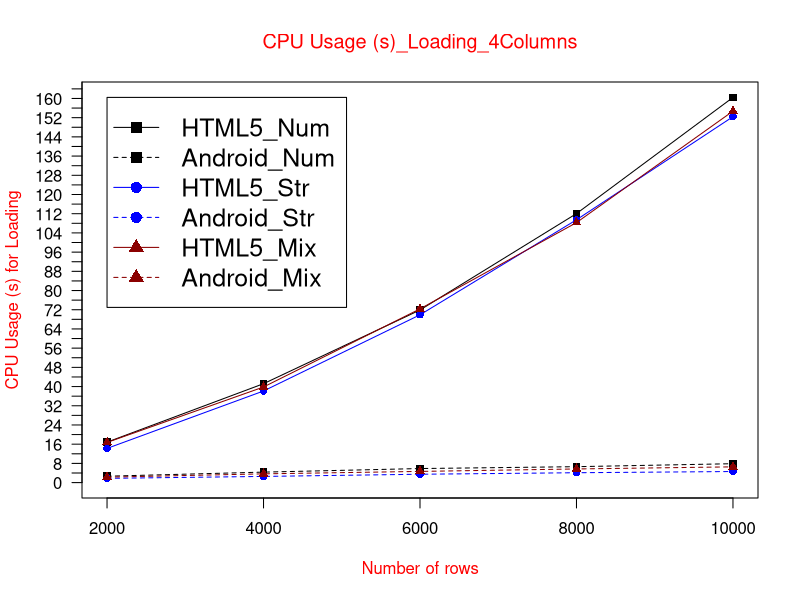

The R source for this figure:
data <- read.table("CU(s)loading4col.txt", header = TRUE)

max_y <- max(data)
plot_colors <- c("black", "blue", "red4")
png(filename="CU(s)loading4col.png", height = 1000, width = 1450, bg = "white")
plot(data$HTML5_Num, type = "o", col = plot_colors[1], pch=15,  ylim=c(0,max_y), axes=FALSE, ann=FALSE)
axis(1, at=1:5, lab=c("2000", "4000", "6000", "8000", "10000"))
axis(2, las=1, at=4.0*0:max_y, cex.axis = 1)

box()
lines(data$Android_Num, type="o", pch=15, lty=2, col=plot_colors[1])
lines(data$HTML5_Str, type="o", pch=16, lty=1,  col=plot_colors[2])
lines(data$Android_Str, type="o", pch=16, lty=2,  col=plot_colors[2])   
lines(data$HTML5_Mix, type="o", pch=17, lty=1, col=plot_colors[3])
lines(data$Android_Mix, type="o", pch=17, lty=2,   col=plot_colors[3])

title(main="CPU Usage (s)_Loading_4Columns", col.main="red", font.main=6)
title(xlab= "Number of rows", col.lab="red")
title(ylab= "CPU Usage (s) for Loading", col.lab="red")
legend(1, max_y, names(data), cex=1.5, col=c("black", "black","blue", "blue","red4","red4"), pch=c(15,15,16,16,17,17), lty=c(1,2,1,2,1,2));

dev.off()
